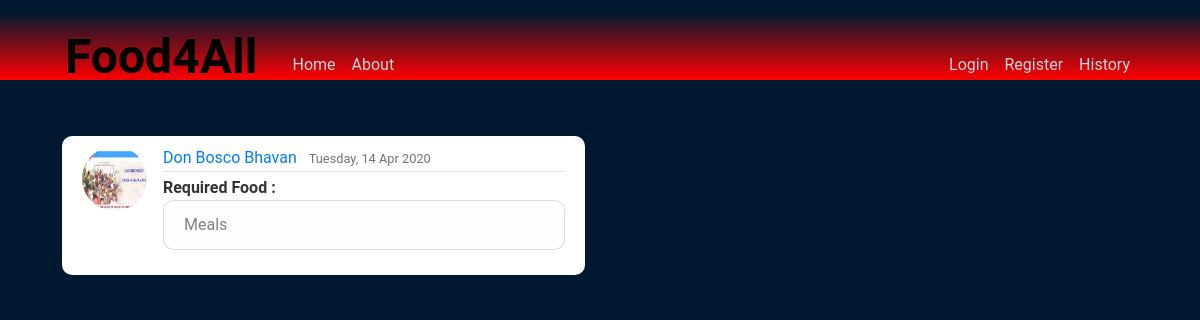
The page /post/5 on the database its author committed.
### flaskblog/models.py (models this page shows, shortened)
class User(db.Model, UserMixin):
    id = db.Column(db.Integer, primary_key=True)
    username = db.Column(db.String(20), unique=True, nullable=False)
    usertype = db.Column(db.String(20),nullable=False)
    location = db.Column(db.String(20), nullable=False)
    email = db.Column(db.String(120), unique=True, nullable=False)
    image_file = db.Column(db.String(20), nullable=False, default='default.jpg')
    password = db.Column(db.String(60), nullable=False)
    accept_flag = db.Column(db.Boolean,default=False)
    decline_flag = db.Column(db.Boolean,default=False)
    RequestIN_flag = db.Column(db.Integer,default=0)
    RequestOUT_flag = db.Column(db.Integer,default=0)
    RequestCheythaAldeID = db.Column(db.Integer,default=-1)
    RequestThannaAldeID= db.Column(db.Integer,default=-1)
    key=db.Column(db.Integer)
    key_flag=db.Column(db.Boolean,default=False)
    KeyThannaAal= db.Column(db.String(20))
    posts = db.relationship('Post', backref='author', lazy=True)
    notifications = db.relationship('Notification', backref='owner', lazy=True)

class Post(db.Model):
    id = db.Column(db.Integer, primary_key=True)
    date_posted = db.Column(db.DateTime, nullable=False, default=datetime.utcnow)
    food = db.Column(db.String(30), nullable=False)
    matchrequest = db.Column(db.Boolean, default=False)
    requestpartner = db.Column(db.String(20),default="000")
    requestpartnerid = db.Column(db.Integer,default=-1)
    findrequest_flag = db.Column(db.Boolean, default=False)
    findrequestpostid = db.Column(db.Integer,default=-1)
    user_id = db.Column(db.Integer, db.ForeignKey('user.id'), nullable=False)

### flaskblog/routes.py (the view)
@app.route("/post/<int:post_id>")
def post(post_id):
    post = Post.query.get_or_404(post_id)
    return render_template('post.html', post=post)

### flaskblog/templates/post.html (shortened to what this page needs)
{% extends "layout.html" %}
{% block content %}
<div class="row">
  <div class="col-md-6">
  <div class="media content-section">
    <img class="rounded-circle article-img" src="{{ url_for('static', filename='profile_pics/' + post.author.image_file) }}">
    <div class="media-body">
      <div class="article-metadata">
        <a class="mr-2" href="{{url_for('profile',profile_id=post.author.id)}}">{{ post.author.username }}</a>
        <small class="text-muted">{{ post.date_posted.strftime('%A,  %d %b %Y') }}</small>
      </div>
      {% if post.usertype=="Vendor" %}
      <b><a class="article-title" >Available Food :</a></b>
      {% else %}
      <b><a class="article-title" >Required Food :</a></b>
      {% endif %}
            <p class="article-content list-group">
                <li class="list-group-item list-group-item-light">{{ post.food }}</li>
            </p>
    </div>
  </div>
  </div>
</div>
{% endblock content %}

### flaskblog/static/style.css (style rules this page uses)
* { margin: 0; box-sizing: border-box; }
body { background: #001931; color: #750000; margin-top: 5rem; font-family: "Roboto", sans-serif; }
body { background: #fafafa; color: #333333; margin-top: 5rem; }
.content-section { background-color: white; padding: 10px 20px; margin-bottom: 20px; border-radius: 10px; }
.article-content { white-space: pre-line; }
.article-img { height: 65px; width: 65px; margin-right: 16px; }
.article-metadata { padding-bottom: 1px; margin-bottom: 4px; border-bottom: 1px solid #e3e3e3 }
.list-group-item { border-radius: 10px; }

### rows shown on the page
User: image_file (picture), author.username "Don Bosco Bhavan"
Post: date_posted "Tuesday, 14 Apr 2020", food "Meals"
